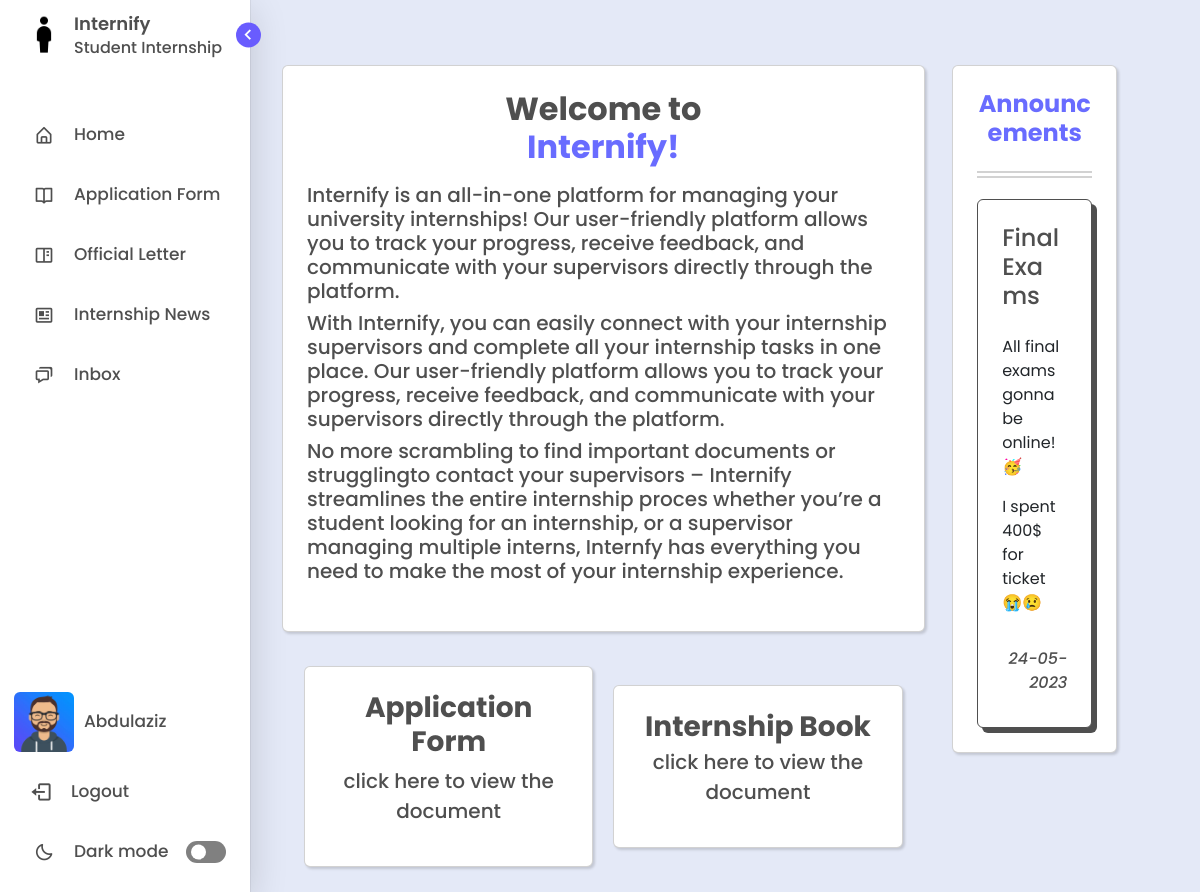
Page / (signed in) on the committed database.
### management/models.py (models this page shows, shortened)
class User(AbstractBaseUser, PermissionsMixin):
    GENDER_CHOICES = (
        ('M', 'Male'),
        ('F', 'Female'),
    )
    first_name = models.CharField(max_length=100)
    last_name = models.CharField(max_length=100)
    email = models.EmailField(unique=True)
    gender = models.CharField(max_length=1, choices=GENDER_CHOICES)
    photo = models.ImageField(upload_to='users', null=True, blank=True)
    last_login = models.DateTimeField(auto_now=True)
    is_active = models.BooleanField(default=True)
    is_staff = models.BooleanField(default=False)
    is_superuser = models.BooleanField(default=False)
    objects = CustomUserManager()
    USERNAME_FIELD = 'email'
    REQUIRED_FIELDS = ['first_name', 'last_name', 'gender',  'password']

class BaseAbstractModel(models.Model):
    is_visible = models.BooleanField(default=True, verbose_name='Visibility')
    date_created = models.DateTimeField(auto_now_add=True)
    date_updated = models.DateTimeField(auto_now=True)
    class Meta:
        abstract = True

class Announcement(BaseAbstractModel):
    title = models.CharField(max_length=255)
    content = models.TextField()

### management/views.py (the view)
# urls.py: path('', views.index, name="index"),
def index(request):
	announcements = Announcement.objects.all().order_by('-date_created')[:3]
	context = {
		'announcements': announcements
	}
	return render(request, "index.html", context)

### templates/index.html (shortened to what this page needs)
{% extends "layout.html" %}
{% load static %}
{% block content %}
  <body>
      <div class="home" style="margin-top:2%;">
        <div class="float-container" style="margin-left:10%; margin-top:4%;">
          <div class="float-child-left">
            <div class="col-lg-12">
              <div class="card p-4">
                <header class = "text mb-3" style="text-align: start;">
                  <h2 class="fw-bold" style="text-align: center;">Welcome to <p style="color:var(--purple-text-color);">Internify!</p></h2>
                  <h5>Internify is an all-in-one platform for managing your university internships! Our user-friendly platform allows you to track your progress, receive feedback, and communicate with your supervisors directly through the platform.</h5>
                  <h5>With Internify, you can easily connect with your internship supervisors and complete all your internship tasks in one place. Our user-friendly platform allows you to track your progress, receive feedback, and communicate with your supervisors directly through the platform.</h5>
                  <h5>No more scrambling to find important documents or strugglingto contact your supervisors – Internify streamlines the entire internship proces whether you’re a student looking for an internship, or a supervisor managing multiple interns, Internfy has everything you need to make the most of your internship experience.</h5>
                </header>
              </div>
              <div class="container">
                <div class="box">
                  <div class="card p-4" style="box-shadow: rgba(0, 0, 0, 0.15) 1.95px 1.95px 2.6px;">
                    <a data-bs-toggle="modal" data-bs-target="#pdfModal" style="text-decoration: none;"><h3 class="fw-bolder text">Application Form</h3></a>
                    <p class="text" style="font-size:20px;">click here to view the document</p>
                  </div>
                </div>
                <div class="box">
                  <div class="card p-4" style="box-shadow: rgba(0, 0, 0, 0.15) 1.95px 1.95px 2.6px;">
                    <header class = "mb-0" style="text-align: center;">
                      <a data-bs-toggle="modal" data-bs-target="#bookModal" style="text-decoration: none;"><h3 class="fw-bolder mb-1 text">Internship Book</h3></a>
                      <p class="text" style="font-size:20px;">click here to view the document</p>
                    </header>
                  </div>
                </div>
              </div>
            </div>
          </div>
          <div class="float-child-right">
            <div class="col-lg-8">
              <div class="card p-4">
                <h4 class="fw-bold" style="color:var(--purple-text-color); text-align: center; ">Announcements</h4>
                <hr style="border:1px solid var(--text-color); box-shadow: 0px 5px var(--text-color);">
				{% if announcements.count > 0 %}
					{% for announcement in announcements %}
						<div class="card p-4" style="margin-top:10px; border: 1px solid var(--text-color); box-shadow: 5px 5px var(--text-color);">
							<h4 class="text">{{announcement.title}}</h4>
							<p class="text">{{announcement.content|linebreaks}}</p>
							<p class="text fst-italic mb-2" style="text-align: end;">{{announcement.date_created|date:"d-m-Y"}}</p>
						</div>
					{% endfor %}
				{% else %}
					<p class="text">No announcement records!</p>
				{% endif %}
              </div>
            </div>
          </div>
        </div>
      </div>
  </body>
{% endblock content %}

### templates/includes/sidebar.html (shortened to what this page needs)
<!DOCTYPE html>
{% load static %}
<html lang="en">
<head>
    <link href='https://unpkg.com/boxicons@2.1.1/css/boxicons.min.css' rel='stylesheet'>
</head>
<body>
    <nav class="sidebar open">
        <header>
            <div class="image-text">
                <span class="image">
                    <a href="/home"><img id="my-image" src="{% static 'assets/img/logo.png' %}" alt=""></a>
                </span>
                <div class="text logo-text">
                    <a href="/home" style="text-decoration: none; color: var(--text-color);"><span class="name">Internify</span></a>
                    <span class="profession">Student Internship</span>
                </div>
            </div>
            <i class='bx bx-chevron-right toggle'></i>
        </header>
        <div class="menu-bar">
            <div class="menu">
                <li class="nav-link">
                    <a href="{% url 'index' %}">
                        <i class='bx bx-home-alt icon' ></i>
                        <span class="text nav-text">Home</span>
                    </a>
                </li>
                {% for group in request.user.groups.all %}
                    {% if group.name == 'Student' %}
                        <li class ="nav-link">
                            <a href="/application-form">
                                <i class='bx bx-book-open icon'></i>
                                <span class="text nav-text">Application Form</span>
                            </a>
                        </li>
                        <li class ="nav-link">
                            <a href="/official-letter">
                                <i class='bx bx-book-content icon' ></i>
                                <span class="text nav-text">Official Letter</span>
                            </a>
                        </li>
                        <li class="nav-link">
                            <a href="/internship-opportunities">
                              <i class='bx bx-news icon' ></i>
                              <span class="text nav-text">Internship News</span>
                            </a>
                        </li>
                    {% endif %}
                {% endfor %}
                <li class="nav-link">
                    <a href="/inbox">
                        <i class='bx bx-chat icon' ></i>
                        <span class="text nav-text">Inbox</span>
                    </a>
                </li>
            </div>
            <div class="bottom-content">
                <li class="nav-link">
                    <a href="/profile">
                        <img src="
                                {% if request.user.photo%}
                                    {{ request.user.photo.url }}
                                {% elif request.user.gender == 'M' %}
                                    {% static 'assets/img/avatars/male_avatar.png' %}
                                {% else %}
                                    {% static 'assets/img/avatars/female_avatar.png' %}
                                {% endif %}
                                "
                                alt="user-avatar"
                            class="d-block rounded" height="60" width="60" id="uploadedAvatar" />
                        <span class="text nav-text" style="margin-left:10px;"> {{user.first_name}}</span>
                    </a>
                </li>
                <li class="nav-link">
                    <a href="/logout">
                        <i class='bx bx-log-out icon' style="font-size:23px; margin-left:-3px;"></i>
                        <span class="text nav-text">Logout</span>
                    </a>
                </li>
                <li class="mode">
                    <div class="sun-moon">
                        <i class='bx bx-moon icon moon'></i>
                    </div>
                    <span class="mode-text text">Dark mode</span>
                    <div class="toggle-switch">
                        <span class="switch"></span>
                    </div>
                </li>
            </div>
        </div>
    </nav>
</body>
</html>

### templates/index.html (style rules this page uses)
body { overflow:hidden; }
.container { display: flex; flex-wrap: wrap; }
.box { flex: 1 0 20%; height: 250px; margin-top: 10px; font-size: 24px; display: flex; align-items: center; justify-content: center; box-sizing: border-box; padding: 10px; overflow: hidden; word-wrap: break-word; text-align: center; max-width: 100%; }
.float-child-left { width: 70%; float: left; padding: 00px; }
.float-child-right { margin-left:3%; float: right; width: 27%; }

### templates/includes/sidebar.html (style rules this page uses)
* { margin: 0; padding: 0; box-sizing: border-box; font-family: 'Poppins', sans-serif; }
:root { --body-color: #E4E9F7; --sidebar-color: #FFF; --primary-color: #695CFE; --primary-color-light: white; --purple-text-color: #696CFF; --toggle-color: gray; --text-color: #4f4f4f; --tran-03: all 0.2s ease; --tran-03: all 0.3s ease; --tran-04: all 0.3s ease; --tran-05: all 0.3s ease; }
body { min-height: 100vh; background-color: var(--body-color); transition: var(--tran-05); overflow-x: hidden; }
.sidebar { position: fixed; top: 0; left: 0; height: 100%; width: 250px; padding: 10px 14px; background: var(--sidebar-color); transition: var(--tran-05); z-index: 100; box-shadow: rgba(0, 0, 0, 0.16) 0px 10px 36px 0px, rgba(0, 0, 0, 0.06) 0px 0px 0px 1px; }
.sidebar li { height: 50px; list-style: none; display: flex; align-items: center; margin-top: 10px; }
.sidebar header .image, .sidebar .icon { min-width: 60px; border-radius: 6px; }
.sidebar .icon { min-width: 60px; border-radius: 6px; height: 100%; display: flex; align-items: center; justify-content: center; font-size: 20px; }
.sidebar .text, .sidebar .icon { color: var(--text-color); transition: var(--tran-03); }
.sidebar .text { font-size: 17px; font-weight: 500; white-space: nowrap; opacity: 1; }
.sidebar header { position: relative; }
.sidebar header .image-text { display: flex; align-items: center; }
.sidebar header .logo-text { display: flex; flex-direction: column; }
header .image-text .name { margin-top: 2px; font-size: 18px; font-weight: 600; }
header .image-text .profession { font-size: 16px; margin-top: -2px; display: block; }
.sidebar header .image { display: flex; align-items: center; justify-content: center; }
.sidebar header .image img { width: 40px; border-radius: 6px; }
.sidebar header .toggle { position: absolute; top: 50%; right: -25px; transform: translateY(-50%) rotate(180deg); height: 25px; width: 25px; background-color: var(--primary-color); color: var(--sidebar-color); border-radius: 50%; display: flex; align-items: center; justify-content: center; font-size: 22px; cursor: pointer; transition: var(--tran-05); }
.sidebar .menu { margin-top: 40px; }
.sidebar li a { list-style: none; height: 100%; background-color: transparent; display: flex; align-items: center; height: 100%; width: 100%; border-radius: 6px; text-decoration: none; transition: var(--tran-03); }
.sidebar .menu-bar { height: calc(100% - 55px); display: flex; flex-direction: column; justify-content: space-between; overflow-y: scroll; }
.sidebar .menu-bar .mode { border-radius: 6px; background-color: var(--primary-color-light); position: relative; transition: var(--tran-05); }
.menu-bar .mode .sun-moon { height: 50px; width: 60px; }
.mode .sun-moon i { position: absolute; }
.bottom-content .nav-link { margin-top:20px; }
.menu-bar .bottom-content .toggle-switch { position: absolute; right: 0; height: 100%; min-width: 60px; display: flex; align-items: center; justify-content: center; border-radius: 6px; cursor: pointer; }
.toggle-switch .switch { position: relative; height: 22px; width: 40px; border-radius: 25px; background-color: var(--toggle-color); transition: var(--tran-05); }
.switch::before { content: ''; position: absolute; height: 15px; width: 15px; border-radius: 50%; top: 50%; left: 5px; transform: translateY(-50%); background-color: var(--sidebar-color); transition: var(--tran-04); }
.home { position: absolute; top: 0; top: 0; left: 180px; height: 100vh; width: calc(100% - 180px); background-color: var(--body-color); transition: var(--tran-05); }
.home .text { font-weight: 500; color: var(--text-color); }
.card { background-color: var(--primary-color-light); box-shadow: rgba(0, 0, 0, 0.15) 1.95px 1.95px 2.6px; }

### rows in the picture
User: photo (picture), first_name "Abdulaziz"
Announcement: title "Final Exams", content "All final exams gonna be online! 🥳 I spent 400$ for ticket 😭😢", date_created "24-05-2023"
